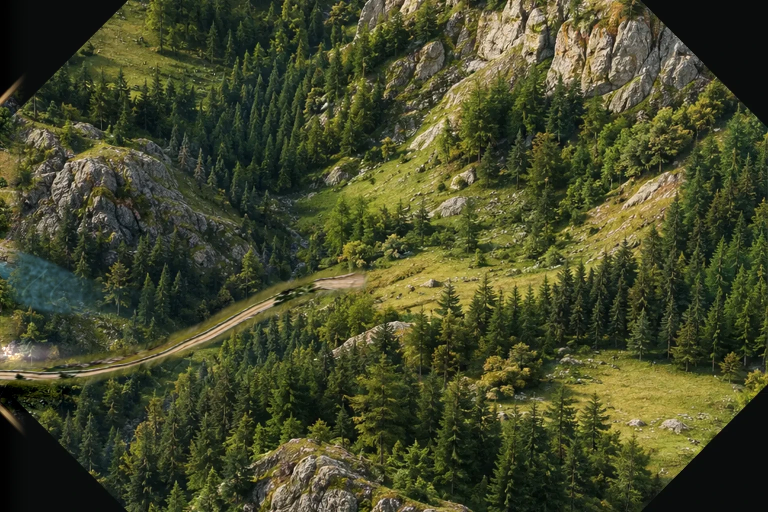
#> input picture terrain-grid/v267-original-art-batch-01/matrei-east-riparian-v11-terrain-repaired.webp, 1536 x 1024 px (shown at 1/2 size)
$ python -i v267_east01_cartway_v11.py   (imports and definitions only)
#> lines starting #> are read from the running program, lines starting #| are printed output that depends on the picture; after the words box and inside, x2 and y2 are one past the last pixel; in counts of white or black regions, pixels touching at a corner belong together
#> further down, picture is the input picture: PIL image 1536x1024 RGB; mean R, G, B 68.6, 72.3, 41.9
### scripts/v267_east01_cartway_v7.py
#!/usr/bin/env python3
"""EAST-01 V7: source-textured cartway embedded in a physically cleared corridor.

This is a reversible fictional terrain candidate. V121/V123/V94 and approved
WEST/MATREI/SOUTH files are never written. Unlike V6, tree crowns are replaced
with original meadow ground *before* the Matrei road material is applied.
The source landscape is the already-authored EAST V4 ridge, not screenshot crops.
"""
from __future__ import annotations
import hashlib, json
from pathlib import Path
import numpy as np
from PIL import Image, ImageDraw, ImageFilter
from v267_east01_riparian_v4 import registered_matrei

ROOT=Path(__file__).resolve().parents[1]
DIR=ROOT/"terrain-grid/v267-original-art-batch-01"
MAT=ROOT/"terrain-grid/art/matrei-v121-original.webp"
EAST=DIR/"matrei-east-riparian-v4.webp"
W,H=1536,1024
# One continuous world-space contract, with exact paired x=1536, y=749.
ROUTE=[(1351,749),(1425,750),(1536,749),(1615,747),(1705,739),
       (1785,723),(1865,700),(1948,667),(2024,628),(2105,592),
       (2180,567),(2250,559)]
SOURCE=[(1150,568),(1185,594),(1226,621),(1266,650),
        (1304,673),(1340,695),(1352,727),(1351,749)]

def sha(path): return hashlib.sha256(path.read_bytes()).hexdigest()

def arclength(points):
    p=np.asarray(points,dtype=np.float32)
    return np.r_[0,np.cumsum(np.hypot(np.diff(p[:,0]),np.diff(p[:,1])))]

def bilinear(arr,x,y):
    hh,ww=arr.shape[:2]
    x=np.clip(x,0,ww-1.001);y=np.clip(y,0,hh-1.001)
    x0=np.floor(x).astype(np.int32);y0=np.floor(y).astype(np.int32)
    fx=(x-x0)[...,None];fy=(y-y0)[...,None]
    return ((1-fy)*((1-fx)*arr[y0,x0]+fx*arr[y0,x0+1])
            +fy*((1-fx)*arr[y0+1,x0]+fx*arr[y0+1,x0+1]))

def geometry(offset):
    yy,xx=np.mgrid[:H,:W].astype(np.float32)
    worldx=xx+offset
    dist=np.full((H,W),1e6,dtype=np.float32)
    signed=np.zeros_like(dist);along=np.zeros_like(dist)
    cumulative=arclength(ROUTE)
    for i,((ax,ay),(bx,by)) in enumerate(zip(ROUTE[:-1],ROUTE[1:])):
        dx,dy=bx-ax,by-ay;length=float(np.hypot(dx,dy))
        t=np.clip(((worldx-ax)*dx+(yy-ay)*dy)/(length*length),0,1)
        nx=worldx-(ax+t*dx);ny=yy-(ay+t*dy)
        d=np.hypot(nx,ny);pick=d<dist
        dist=np.where(pick,d,dist)
        signed=np.where(pick,(-dy*nx+dx*ny)/length,signed)
        along=np.where(pick,cumulative[i]+t*length,along)
    return xx,yy,dist,signed,along

# [98 lines left out: functions material, compose, main, not called in this run]
# [1 lines that do not run on import are left out]

### scripts/v267_east01_cartway_v11.py
#!/usr/bin/env python3
"""EAST-01 V11: source-photo weathered cartway with paired Matrei display seam.

Only experimental candidate outputs are written. No V121/V123/V94 mutation.
The V267 three approved cells remain the protected reference. The candidate
road is fictional and disabled until its physical seam is reviewed.
"""
from __future__ import annotations
import hashlib
import json
from pathlib import Path

import numpy as np
from PIL import Image, ImageDraw
import v267_east01_cartway_v8 as v8
import v267_east01_cartway_v7 as v7
import v267_east01_cartway_v7 as v7
from v267_east01_riparian_v4 import registered_matrei

DIR, MAT, EAST, W, H = v8.DIR, v8.MAT, v8.EAST, v8.W, v8.H
PORT_Y, BLEND_X, BAND = 749, 192, 24


def smooth(x):
    x = np.clip(x, 0, 1)
    return x * x * (3 - 2 * x)


# [33 lines left out: functions weather, metrics, not called in this run]


def repair_matrei_roadbed(mat: Image.Image):
    """Fill the registered V121 artwork's black/gold inset-frame void under
    the proposed eastward road with local native meadow texture, never a cloned
    octagon. Only a reversible display overlay is affected.
    """
    source=np.asarray(mat.convert("RGB"),dtype=np.float32)
    yy,xx=np.mgrid[:H,:W].astype(np.float32)
    r,g,b=source[:,:,0],source[:,:,1],source[:,:,2]
    dark=np.max(source,axis=2)<43
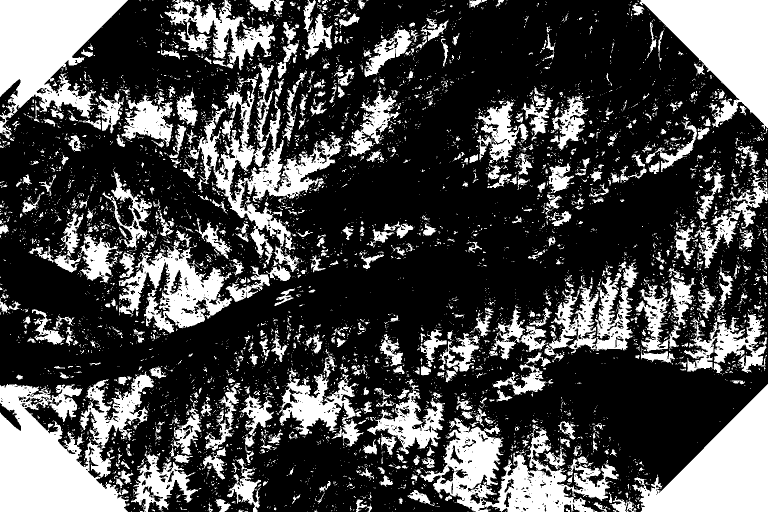
#> dark: shape (1024, 1536) bool (shown at 1/2 size); 29.6% white; 6396 white regions (5616 under 20 px), largest, box (x1, y1, x2, y2) and area: (0, 742, 308, 1024) 48942, (0, 0, 256, 237) 35431, (1279, 0, 1536, 268) 34426
    gold=(r>100)&(g>65)&(r>g*1.2)&(b<g*.86)
#> gold: shape (1024, 1536) bool; 0.53% white; 686 white regions (627 under 20 px), largest, box (x1, y1, x2, y2) and area: (1216, 3, 1253, 48) 760, (1311, 361, 1359, 393) 670, (345, 646, 465, 706) 384
    bad=np.uint8((dark|gold)*255)
#> bad: shape (1024, 1536); 30.1% white; 7076 white regions (6238 under 20 px), largest, box (x1, y1, x2, y2) and area: (0, 742, 308, 1024) 48942, (0, 0, 256, 237) 35694, (1279, 0, 1536, 268) 34426
    from PIL import ImageFilter
    blurred=np.asarray(Image.fromarray(bad,"L").filter(ImageFilter.GaussianBlur(15)),dtype=np.float32)/255.
    region=smooth((xx-1270)/105)*smooth((yy-620)/75)*smooth((910-yy)/95)
    # Only pixels inside the V123 octagon; no roads in corner inlays.
    inside=(xx<=W-np.maximum(0,yy-768))&(xx>=np.maximum(0,256-yy))
    xx0,yy0,dist,_,_=v7.geometry(0)
    roadbed=smooth((75-dist)/35)*smooth((xx-1290)/90)
    mask=np.maximum(smooth((blurred-.035)/.72)*region, .96*roadbed)
    mask=np.where(inside,mask,0).astype(np.float32)
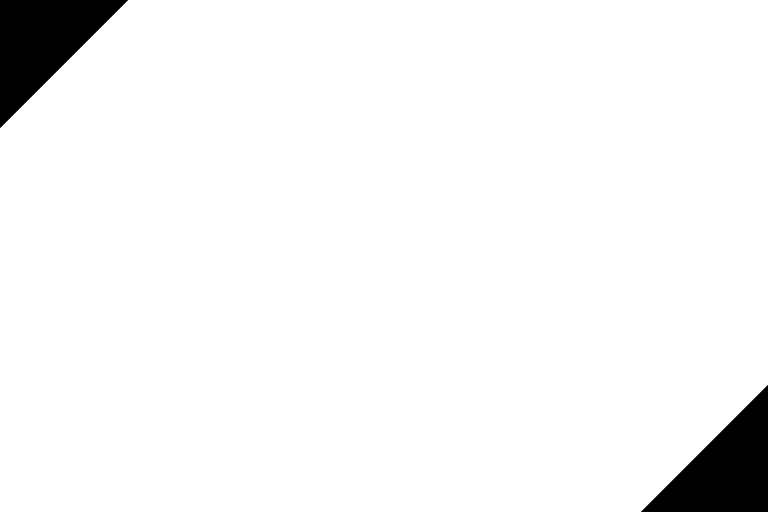
#> inside: shape (1024, 1536) bool (shown at 1/2 size); 95.8% white; 2 black regions, box (x1, y1, x2, y2) and area: (0, 0, 256, 256) 32896, (1282, 770, 1536, 1024) 32385
    # Nearby V121 grass/soil microtexture; no synthetic trees, pasted hills,
    # modern road, new settlement, or terrain geometry deformation.
    gx=1055+np.mod(xx*.47+yy*.13,247)
    gy=590+np.mod(xx*.085+yy*.24,98)
    local=v7.bilinear(source,gx,gy)
#> in bilinear, `x = np.clip(x, 0, ww - 1.001)`:
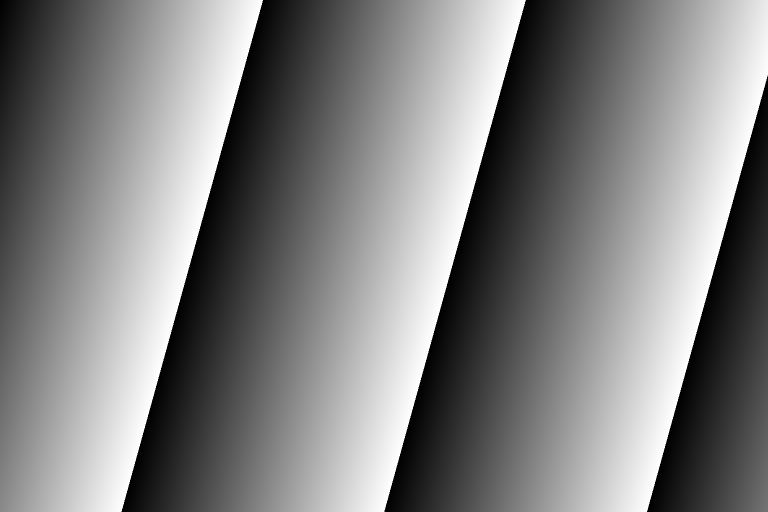
#> x: shape (1024, 1536) float32 (shown at 1/2 size); min 1055, max 1302, mean 1179.8; drawn with min black and max white
#> in bilinear, `y = np.clip(y, 0, hh - 1.001)`:
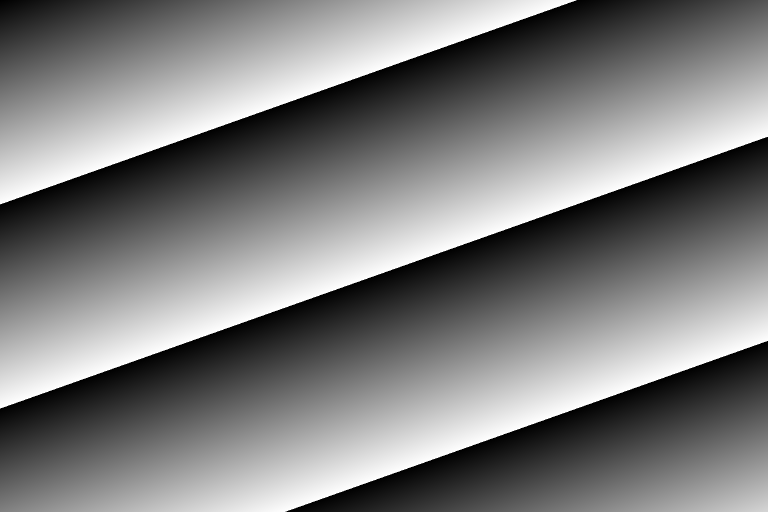
#> y: shape (1024, 1536) float32 (shown at 1/2 size); min 590, max 688, mean 638.6; drawn with min black and max white
#> in bilinear, `y0 = np.floor(y).astype(np.int32)`:
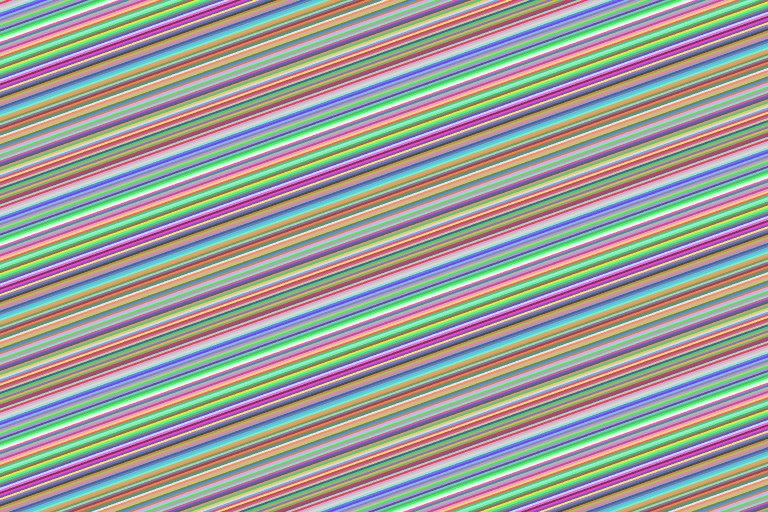
#> y0: shape (1024, 1536) int32 (shown at 1/2 size); 99 distinct labels, from 590 to 688; one colour per label, 0 black
#> in bilinear, `fx = (x - x0)[..., None]`:
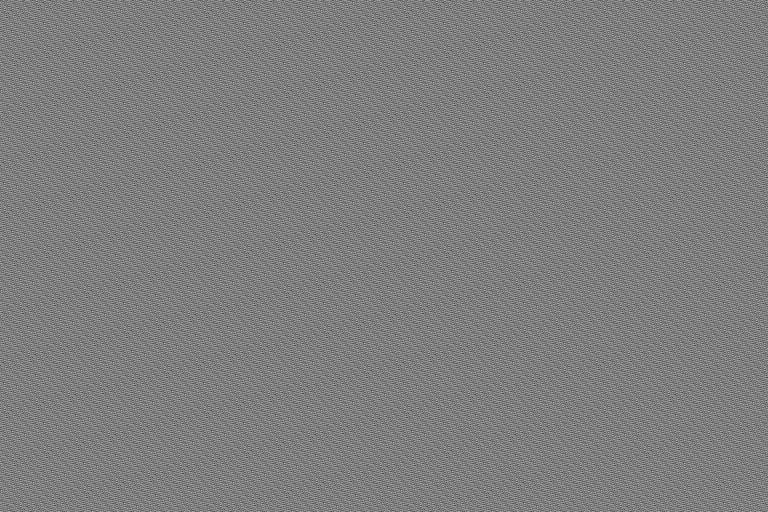
#> fx: shape (1024, 1536, 1) float64 (shown at 1/2 size); min 0, max 0.99, mean 0.495
#> in bilinear, `return ((1-fy)*((1-fx)*arr[y0,x0]+fx*arr[y0,x0+1]) +fy*((1-fx)*arr[y0+..`:
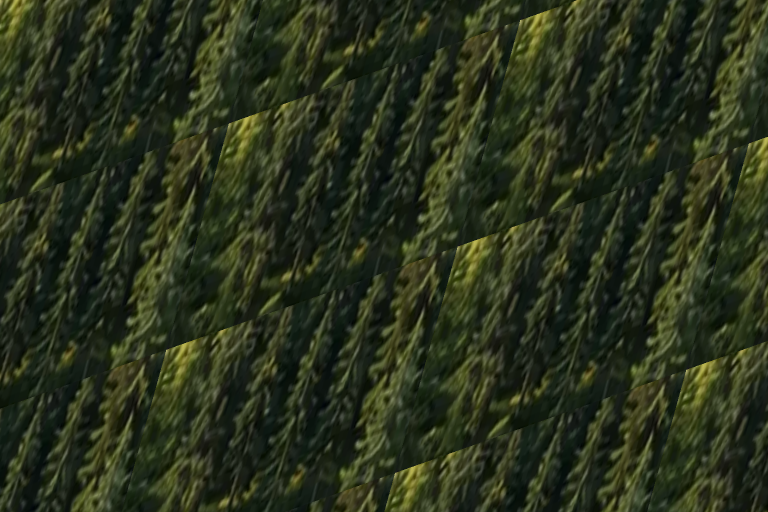
#> returned value: shape (1024, 1536, 3) float64 (shown at 1/2 size); mean of channels 0, 1, 2 42.3, 49.8, 28.4; drawn as R, G, B
    local=np.clip(local*.87+np.array([8.,8.,4.],dtype=np.float32),0,255)
    repaired=source*(1-mask[:,:,None])+local*mask[:,:,None]
    before=int(np.count_nonzero(dark&(mask>.75)))
#> before = 6167
    after=int(np.count_nonzero((np.max(repaired,axis=2)<43)&(mask>.75)))
#> after = 4236
    return Image.fromarray(np.uint8(np.clip(repaired,0,255)),"RGB"),mask,{
        "insetVoidDarkPixelsBefore":before,
        "insetVoidDarkPixelsAfter":after,
        "roadbedSourcePixelsReplaced":int(np.count_nonzero(mask>.65)),
        "sourceRegion":"V121 registered Matrei meadow material only",
        "paintedBeyondOctagon":False
    }


# [86 lines left out: function main, not called in this run]


# [2 lines not run here, left out]

>>> from PIL import Image
>>> picture = Image.open('../terrain-grid/v267-original-art-batch-01/matrei-east-riparian-v11-terrain-repaired.webp')
>>> result = repair_matrei_roadbed(picture)
